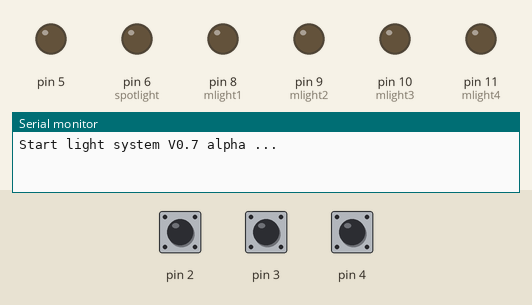
Recording of a sketch running on a simulated Arduino Uno, built with avr-gcc and run on an emulated ATmega328P. On the bench: output pins drawn as LEDs (lit = HIGH), the last lines printed to the serial monitor. Inputs (shaded band) come from the test bench; at power-on: pin 3 HIGH, pin 2 HIGH, pin 4 HIGH.

Above: at 1.2 s.
1.3 s: pin 3 pulled LOW for 1 s
4.3 s: pin 2 pulled LOW for 3.2 s
At 7.7 s:
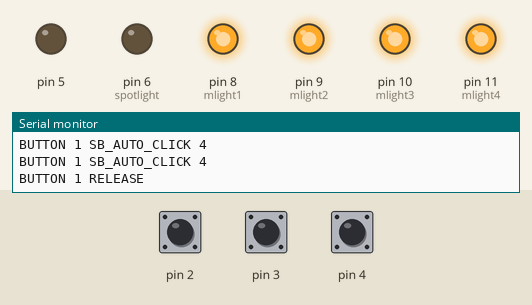
9.0 s: pin 4 pulled LOW for 0.15 s
At 9.07 s:
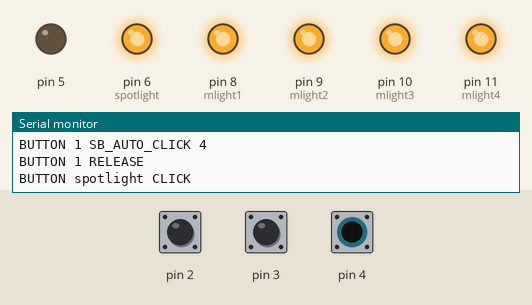
10.6 s: pin 3 pulled LOW for 0.15 s
12.4 s: pin 3 pulled LOW for 3.2 s
At 14.4 s:
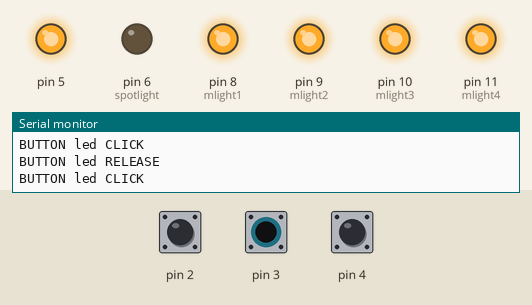
Timing chart, 0 to 18.1 s (numbered marks = the images above; inputs shaded):
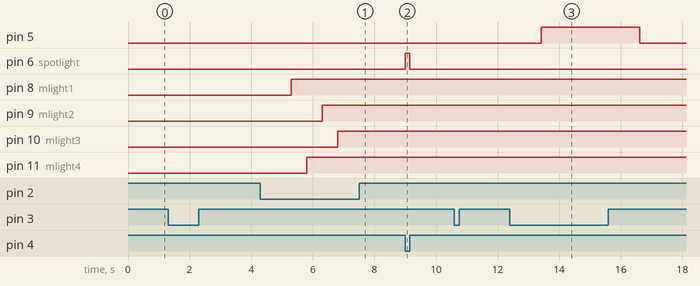

The sketch:

LIGHT_BT_bedroom.ino
```cpp
#include "sav_button.h"
#include "Led.h"
SButton  but_mainlight(2,100,500,1000,500);
SButton  but_led(3,100,0,0,0);
SButton  but_spot(4,100,0,0,0);
Led ledlight(5,3);
int spotlight=6;
int mlight1=8;
int mlight2=9;
int mlight3=10;
int mlight4=11;
int lstatus=0;
int ldirection=1;
void setup() {
  // put your setup code here, to run once:
   but_mainlight.begin();
   but_led.begin();
   but_spot.begin();
   ledlight.begin();
   pinMode(spotlight, OUTPUT);
   pinMode(mlight1, OUTPUT);
   pinMode(mlight2, OUTPUT);
   pinMode(mlight3, OUTPUT);
   pinMode(mlight4, OUTPUT);


   Serial.begin(115200);
   Serial.println("Start light system V0.7 alpha ...");
}

void loop() {
ledlight.Loop();
switch( but_led.Loop() ){
      case SB_RELEASE:
         Serial.println("BUTTON led RELEASE");
         ledlight.OFF();
         break;
      case SB_CLICK:
         Serial.println("BUTTON led CLICK");
         ledlight.ON();
         break;
   }

switch( but_spot.Loop() ){
      case SB_RELEASE:
         Serial.println("BUTTON spotlight RELEASE");
         digitalWrite(spotlight,LOW);
         break;
      case SB_CLICK:
         Serial.println("BUTTON spotlight CLICK");
         digitalWrite(spotlight,HIGH);
         break;
   }


switch( but_mainlight.Loop() ){
      case SB_AUTO_CLICK:
         Serial.print("BUTTON 1 SB_AUTO_CLICK ");
         if(ldirection==0 && lstatus>1){lstatus--;}
         else if(ldirection==1 && lstatus<4){lstatus++;}
         Serial.println(lstatus);
         break;
      case SB_RELEASE:
         Serial.println("BUTTON 1 RELEASE");
         if(ldirection==0){ldirection=1;}
         else if(ldirection==1){ldirection=0;}
         break;
      case SB_CLICK:
         Serial.println("BUTTON 1 CLICK");
         if(lstatus==0){lstatus=4; ldirection=0;}
         else {lstatus=0; ldirection=1;}
         break;
   }

switch (lstatus)
{
 case 0:
    digitalWrite(mlight1,LOW);
    digitalWrite(mlight2,LOW);
    digitalWrite(mlight3,LOW);
    digitalWrite(mlight4,LOW);
    break;
 case 1:
    digitalWrite(mlight1,HIGH);
    digitalWrite(mlight2,LOW);
    digitalWrite(mlight3,LOW);
    digitalWrite(mlight4,LOW);
    break;
 case 2:
    digitalWrite(mlight1,HIGH);
    digitalWrite(mlight2,LOW);
    digitalWrite(mlight3,LOW);
    digitalWrite(mlight4,HIGH);
    break;
 case 3:
    digitalWrite(mlight1,HIGH);
    digitalWrite(mlight2,HIGH);
    digitalWrite(mlight3,LOW);
    digitalWrite(mlight4,HIGH);
    break;
 case 4:
    digitalWrite(mlight1,HIGH);
    digitalWrite(mlight2,HIGH);
    digitalWrite(mlight3,HIGH);
    digitalWrite(mlight4,HIGH);
    break;
}


}
```

Measured:
- after the input at 4.3 s, pin 8 (mlight1): LOW → HIGH after 1.0 s; pin 9 (mlight2): LOW → HIGH after 2.0 s; pin 10 (mlight3): LOW → HIGH after 2.5 s; pin 11 (mlight4): LOW → HIGH after 1.5 s
- after the input at 9.0 s, pin 6 (spotlight): LOW → HIGH at once, → LOW 0.15 s later
- after the input at 12.4 s, pin 5: LOW → HIGH after 1.0 s, → LOW 3.2 s later
